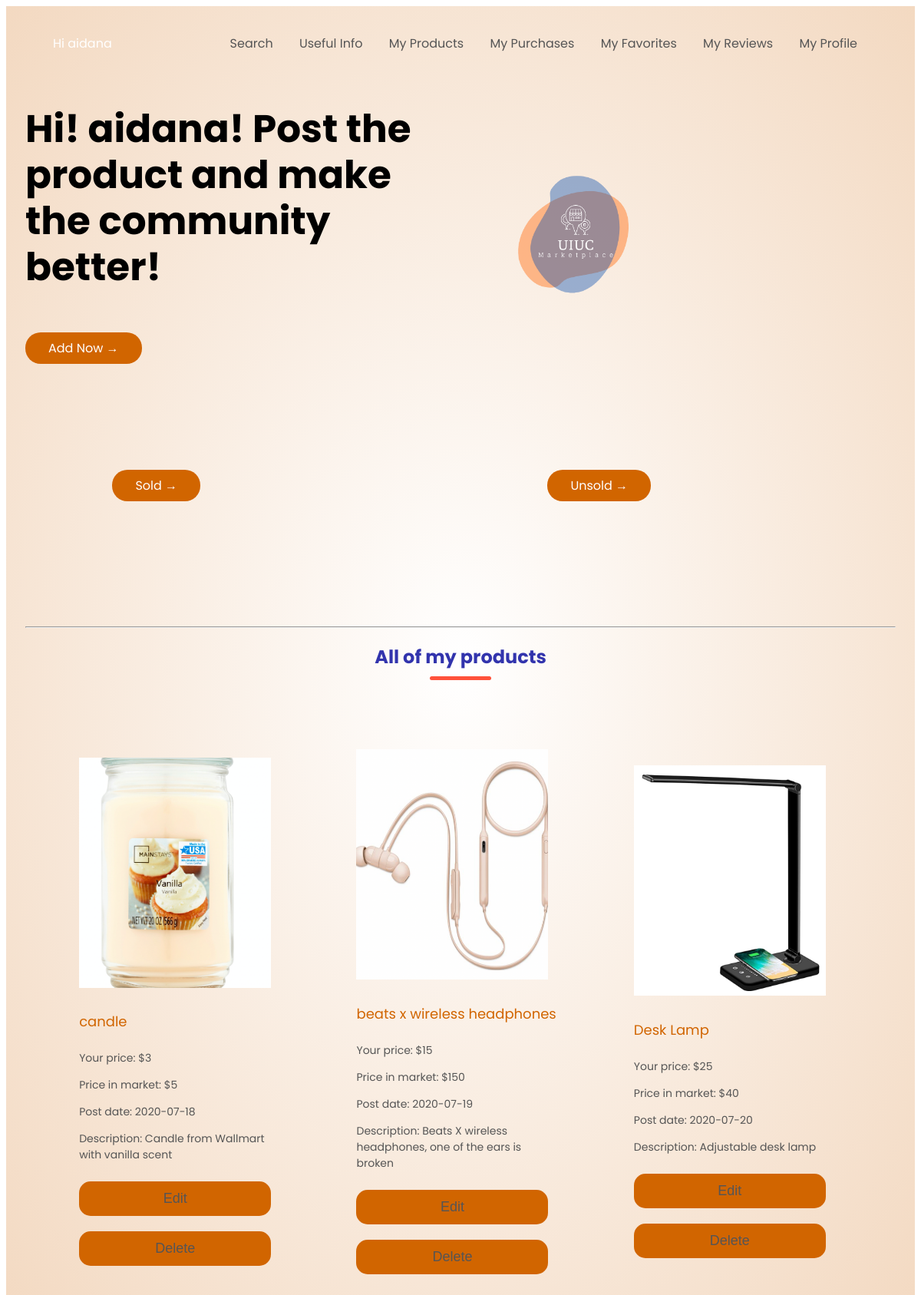
/my_products.php (signed in), run on the app's committed database.
### tables this page shows
CREATE TABLE `Product` (
  `Product_ID` int(11) NOT NULL,
  `Product_Name` varchar(50) DEFAULT NULL,
  `Seller_ID` int(11) NOT NULL,
  `Product_image` varchar(200) DEFAULT NULL,
  `Price_Sell` double DEFAULT NULL,
  `Price_New` double DEFAULT NULL,
  `Price_Recommend` double DEFAULT NULL,
  `Date_Post` date DEFAULT cast(current_timestamp() as date),
  `Sold_Or_Not` int(11) DEFAULT 0,
  `Category` varchar(50) DEFAULT NULL,
  `Product_Description` varchar(500) DEFAULT NULL
);

### my_products.php (the view)
<?php
  require "my_products_header.php";
?>
<main>
  <div class="container">
    <div class="row">
      <div class="col-2">
        <h1>Hi! <?php echo $User_Name ?>! Post the product and make the community better!</h1>
        <a href=my_products_add.php? class="btn">Add Now &#8594;</a>
      </div>
      <div class="col-2">
        <img src="ProductImage/product1.png" alt="">
      </div>
    </div>
    <div class="categories">
      <div class="row">
        <div class="col-3">
          <a href=my_products_sold.php? class="btn">Sold &#8594;</a>
        </div>
        <div class="col-3">
          <a href=my_products_unsold.php? class="btn">Unsold &#8594;</a>
        </div>
      </div>
    </div>
    <br>
  <hr>
    <div class="small-container">
      <h2 class="title"> All of my products</h2>
      <div class="row">
    <?php
      require_once('mysqli_connect.php');
      $sql = "SELECT * FROM Product WHERE Seller_ID=$User_ID;";
      $result = mysqli_query($dbc,$sql);
      $resultCheck = mysqli_num_rows($result);
      if($resultCheck > 0){
        while($row = mysqli_fetch_assoc($result)){
    ?>
    <div class="col-4">
      <img src="ProductImage/<?php echo $row['Product_image']?>" alt="Image of Product" >
      <h4><?php echo $row['Product_Name']; ?></h4>
      <p>Your price: $<?php echo $row['Price_Sell']; ?></p>
      <p>Price in market: $<?php echo $row['Price_New']; ?></p>
      <p>Post date: <?php echo $row['Date_Post']; ?></p>
      <p>Description: <?php echo $row['Product_Description']; ?></p>
      <button class="col-4-btn">
        <?php echo "<a href=my_products_updatePage.php?Product_ID=".$row['Product_ID']." >Edit</a>" ?>
      </button>
      <button class="col-4-btn">
        <?php echo "<a href=my_products_delete.php?Product_ID=".$row['Product_ID']." >Delete</a>" ?>
      </button>
    </div>
    <?php }
      }else{
        echo "You haven't post any products yet";
      }
    ?>
</main>

### style_product.css (style rules this page uses)
body { font-family: 'Poppins', sans-serif; }
a { text-decoration: none; color: #555; }
p { color: #555; }
.container { max-width:1300px; margin: auto; padding-left: 25px; padding-right: 25px; }
.row { display: flex; align-items: center; flex-wrap: wrap; justify-content: space-around; }
.col-2 { flex-basis: 50%; min-width: 300px; }
.col-2 img { max-width: 300px; padding: 50px 0; }
.col-2 h1 { font-size: 50px; line-height: 60px; margin: 25px 0; }
.categories { margin: 70px 0; }
.col-3 { flex-basis: 30%; min-width: 250px; margin-bottom: 30px; }
.btn { display: inline-block; background: #d16500; color: #fff; padding: 8px 30px; margin: 30px 0; border-radius: 20px; border-radius: 20px; transition: background 0.3s; }
.small-container { max-width: 1080; margin: auto; padding-left: 25px; padding-right: 25px; }
.col-4 { flex-basis: 25%; padding: 10px; min-width: 250px; margin-bottom: 50px; object-fit: cover; }
.col-4 img { width: 250px; height: 300px; object-fit: cover; transition: transform 0.7s; }
.small-container button { border: none; outline: 0; display: inline-block; padding: 12px; color: white; text-align: center; cursor: pointer; width: 250px; font-size: 18px; }
.title { text-align: center; margin: 0 auto 80px; position: relative; line-height: 60px; color: #3234ad }
.title::after { content: ''; background: #ff523b; width: 80px; height: 5px; border-radius: 5px; position: absolute; bottom: 0; left: 50%; transform: translateX(-50%); }
h4 { font-size: 18px; color: #d16500; font-weight: normal; }
.col-4 p { font-size: 14px; width: 250px; }
.col-4-btn { display: inline-block; background: #d16500; padding: 8px 0px; margin: 10px 0; border-radius: 15px; transition: background 0.3s; }

### data on the page
product: Product_image (picture), Product_Name "candle", Price_Sell "3", Price_New "5", Date_Post "2020-07-18", Product_Description "Candle from Wallmart with vanilla scent"
product: Product_image (picture), Product_Name "beats x wireless headphones", Price_Sell "15", Price_New "150", Date_Post "2020-07-19", Product_Description "Beats X wireless headphones, one of the ears is broken"
product: Product_image (picture), Product_Name "Desk Lamp", Price_Sell "25", Price_New "40", Date_Post "2020-07-20", Product_Description "Adjustable desk lamp"

### other printed values
$User_Name "aidana"
